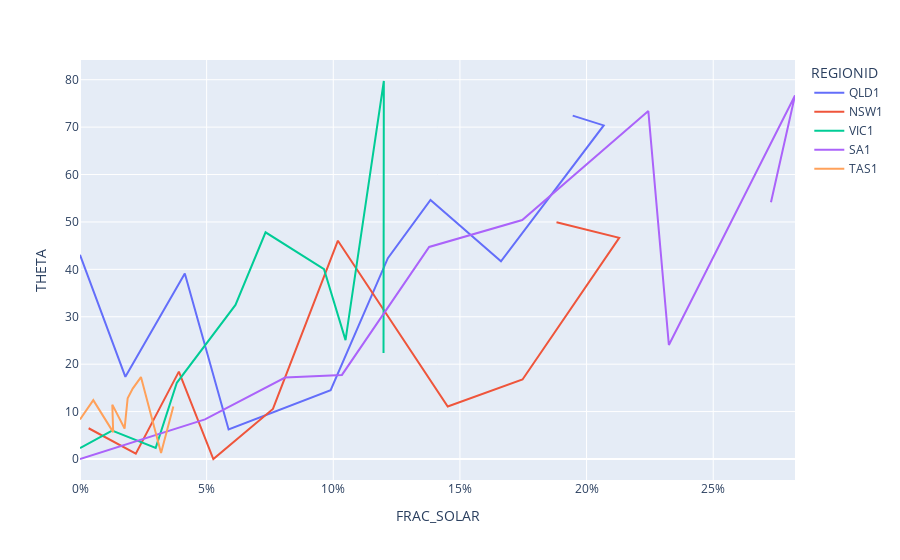

Notebook code for this chart:
### Code cell
fig = px.line(
    angle_vs_pv_frac,
    x="FRAC_SOLAR",
    y="THETA",
    color="REGIONID",
    hover_data=["YEAR", "REVENUE", "CAPTURE_PRICE", "POWER_AVG"],
    #facet_col_wrap=3
)

fig.update_layout(xaxis_tickformat = '.0%')

fig.show()
fig.write_image(os.path.join(results_dir, f"theta_vs_frac_solar.png"))
